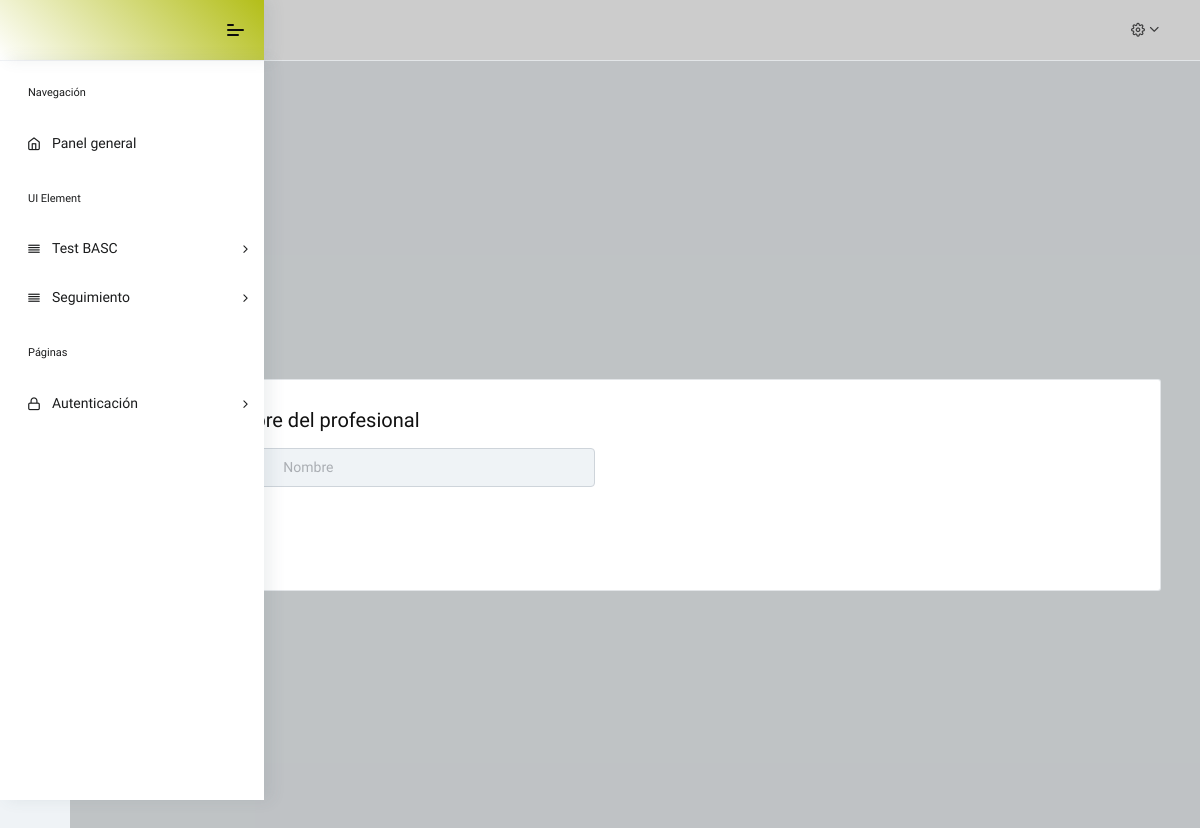
Before: /edit-prof/1 (signed in) with the older database file.
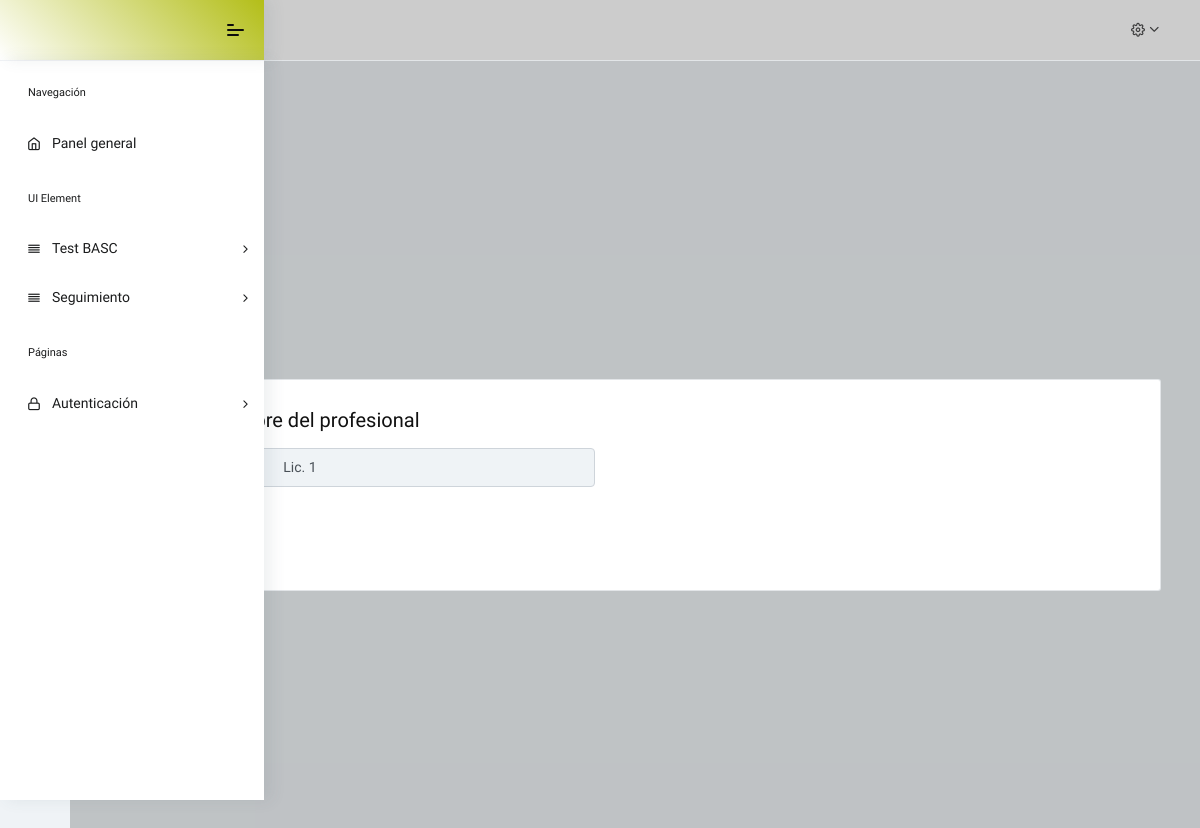
After: the same page with the newer database file.
### models.py (models this page shows, shortened)
class TimestampMixin(object):
    created = db.Column(
        db.DateTime, nullable=False, server_default=func.now())
    updated = db.Column(db.DateTime, onupdate=func.now())
    status = db.Column(Boolean, default=True)

class Profesionales(db.Model, TimestampMixin):
    __tablename__ = 'profesionales'
    id = db.Column(Integer, primary_key=True)
    nombre = db.Column(String(length=50), nullable=False)

### app.py (the view)
@app.route('/edit-prof/<int:pf_id>',  methods=["GET", "POST"])
@login_required
@admin_required
def edit_prof(pf_id):
    profesional = Profesionales.query.filter_by(id=pf_id).first()
    form = ProfeForm()
    if form.validate_on_submit():
        profesional.nombre = form.nombre.data
        mensaje = "Registro actualizado"
        db.session.commit()
        flash(mensaje)
        return redirect(url_for('all_prof'))
    return render_template('edit_prof.html',
                           profesional=profesional, form=form)

### forms.py
class ProfeForm(FlaskForm):
    nombre = StringField('Nombre', validators=[Length(max=50), DataRequired()], render_kw={"placeholder": "Nombre"})
    submit = SubmitField('Registrar')

### app.py (called while the page is built)
@login_manager.user_loader
def load_user(user_id):
    return Usuarios.get_by_id(int(user_id))

### models.py (called while the page is built)
    @staticmethod
    def get_by_id(id):
        return Usuarios.query.get(id)

### templates/edit_prof.html (shortened to what this page needs)
{% extends 'base2.html' %}
{% block body %}
<div class="auth-wrapper">
	<div class="auth-content container">
		<div class="card">
			<div class="row align-items-center">
				<div class="col-md-6">
					<div class="card-body">
						<h4 class="mb-3 f-w-400">Editar nombre del profesional</h4>
						<form action="" method="post" novalidate>
						<div class="input-group mb-2">
							<div class="input-group-prepend">
								<span class="input-group-text">Nombre</span>
							</div>
							{{ form.nombre(class_= "form-control", size=64, value=profesional.nombre) }}
						</div>
						</form>
					</div>
				</div>
			</div>
		</div>
	</div>
</div>
{% endblock %}

### templates/base2.html (shortened to what this page needs)
<!DOCTYPE html>
<html lang="es">
<head>
	{% block head %}
	<link rel="stylesheet" href="../static/fonts/fontawesome/css/fontawesome-all.min.css">
	<link rel="stylesheet" href="../static/plugins/animation/css/animate.min.css">
	<link rel="stylesheet" href="../static/css/style.css">
  <link href="https://unpkg.com/bootstrap-table@1.19.1/dist/bootstrap-table.min.css" rel="stylesheet">
	{% endblock %}
</head>
<body class="">
   {% block navigation %}
	<nav class="pcoded-navbar menupos-fixed menu-light brand-blue ">
		<div class="navbar-wrapper ">
			<div class="navbar-brand header-logo">
				<a href="{{ url_for('inicio') }}" class="b-brand">
				</a>
				<a class="mobile-menu" id="mobile-collapse" href="#!"><span></span></a>
			</div>
			<div class="navbar-content scroll-div">
				<ul class="nav pcoded-inner-navbar">
					<li class="nav-item pcoded-menu-caption">
						<label>Navegación</label>
					</li>
					<li class="nav-item">
						<a href="{{ url_for('inicio') }}" class="nav-link"><span class="pcoded-micon"><i class="feather icon-home"></i></span><span class="pcoded-mtext">Panel general</span></a>
					</li>
					<li class="nav-item pcoded-menu-caption">
						<label>UI Element</label>
					</li>
					<li class="nav-item pcoded-hasmenu">
						<a href="#!" class="nav-link"><span class="pcoded-micon"><i class="feather icon-align-justify"></i></span><span class="pcoded-mtext">Test BASC</span></a>
					</li>
					{% if current_user.is_admin %}
						<li class="nav-item pcoded-hasmenu">
							<a href="#!" class="nav-link"><span class="pcoded-micon"><i class="feather icon-align-justify"></i></span><span class="pcoded-mtext">Seguimiento</span></a>
						</li>
					{% endif %}
					<li class="nav-item pcoded-menu-caption">
						<label>Páginas</label>
					</li>
					<li class="nav-item pcoded-hasmenu">
						<a href="#!" class="nav-link"><span class="pcoded-micon"><i class="feather icon-lock"></i></span><span class="pcoded-mtext">Autenticación</span></a>
					</li>
				</ul>
			</div>
		</div>
	</nav>
	{% endblock %}
	{% block header %}
	<header class="navbar pcoded-header navbar-expand-lg navbar-light headerpos-fixed">
		<div class="collapse navbar-collapse">
			<ul class="navbar-nav ml-auto">
				<li>
					<div class="dropdown drp-user">
						<a href="#" class="dropdown-toggle" data-toggle="dropdown">
							<i class="icon feather icon-settings"></i>
						</a>
					</div>
				</li>
			</ul>
		</div>
	</header>
	{% endblock %}
	{% block content %}
	<div class="pcoded-main-container">
		<div class="pcoded-wrapper">
			<div class="pcoded-content">
				<div class="pcoded-inner-content">
					<div class="main-body">
						{% block body %}{% endblock %}
					</div>
				</div>
			</div>
		</div>
	</div>
	{% endblock %}
</body>
</html>

### templates/base2.html (style rules this page uses)
.b-brand { padding: 10px 25px 10px 2px; }

Changed rows visible on the page:
added Profesionales: nombre "Lic. 1"
